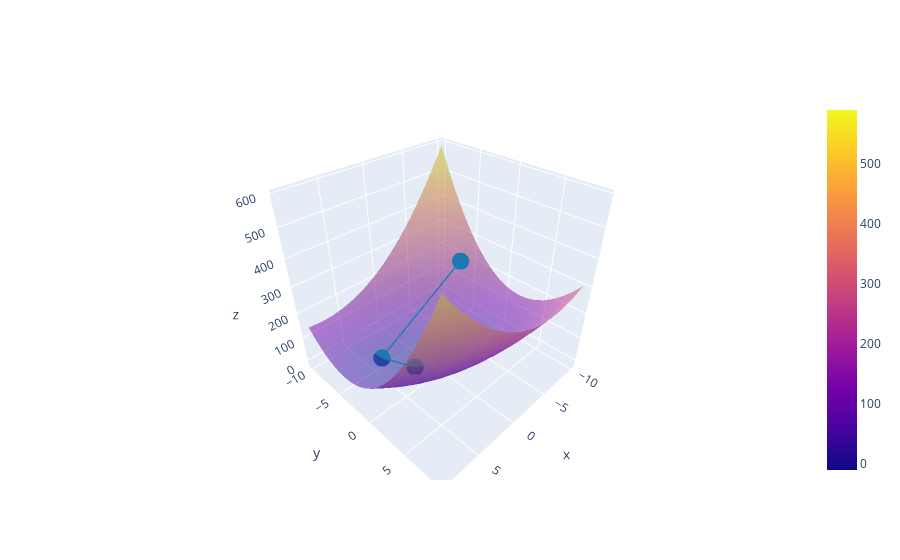

The notebook cell this image was saved under:
### Markdown cell above
Let's take a look at how the solution was reached.

### Code cell
plot_iters(xx, yy, zz, sol)

### Figure 1 — Plotly figure (JSON) as saved in the notebook; plotly's stock layout.template omitted (floating-point values rounded to 4 significant figures; data arrays with more than 128 entries replaced by an {"elided": "..."} marker saying what was removed)
{"data": [{"opacity": 0.5, "type": "surface", "x": {"elided": "20x20 int values"}, "y": {"elided": "20x20 int values"}, "z": {"elided": "20x20 float values"}}, {"line": {"color": "#1f77b4", "width": 3}, "marker": {"colorscale": [[0, "#440154"], [0.1111, "#482878"], [0.2222, "#3e4989"], [0.3333, "#31688e"], [0.4444, "#26828e"], [0.5556, "#1f9e89"], [0.6667, "#35b779"], [0.7778, "#6ece58"], [0.8889, "#b5de2b"], [1, "#fde725"]], "size": 6}, "type": "scatter3d", "x": [-8, 4, 2], "y": [-5, -5, -2], "z": [227, 11, -10]}], "layout": {}}
